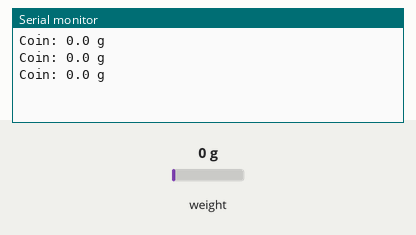
Simulated run of this sketch. Board: Arduino Uno, built with avr-gcc and run on an emulated ATmega328P. On the bench: the last lines printed to the serial monitor. Inputs (shaded band) come from the test bench; at power-on: weight on the scale 0 g.

Above: at 1.5 s.
1.6 s: weight on the scale set to 100 g
At 2.3 s:
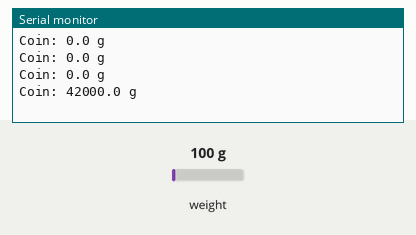
4.8 s: weight on the scale set to 1250 g
At 5.3 s:
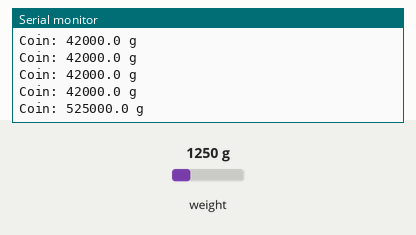
Timing chart, 0 to 7.8 s (numbered marks = the images above; inputs shaded):
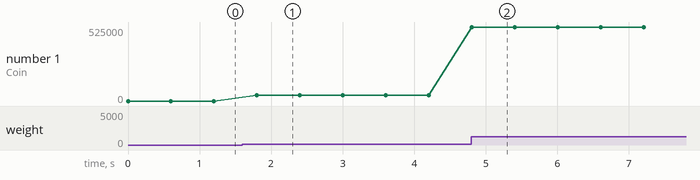

Measured:
- after the input at 1.6 s, the serial monitor: prints a new line after 0.20 s (image 1)
- after the input at 4.8 s, the serial monitor: prints a new line at once (image 2)
- plotted number 1: 0 → 42000 after the input at 1.6 s, 42000 → 525000 after the input at 4.8 s

The sketch:

ArduinoCoin.ino
```cpp
// Hx711.DOUT - pin #A2
// Hx711.SCK - pin #A3

#include <Hx711.h>
Hx711 scale(A2, A3);

void setup() {
  Serial.begin(9600);
}

void loop() {
  Serial.print("Coin: ");
  Serial.print(scale.getGram(), 1);
  Serial.println(" g");
  delay(500);
}
```
